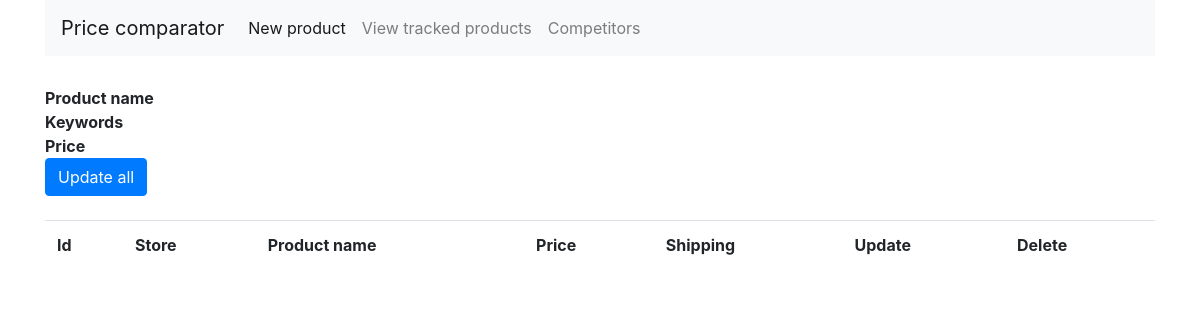
Before: /related_products?search_id=8 with the older database file.
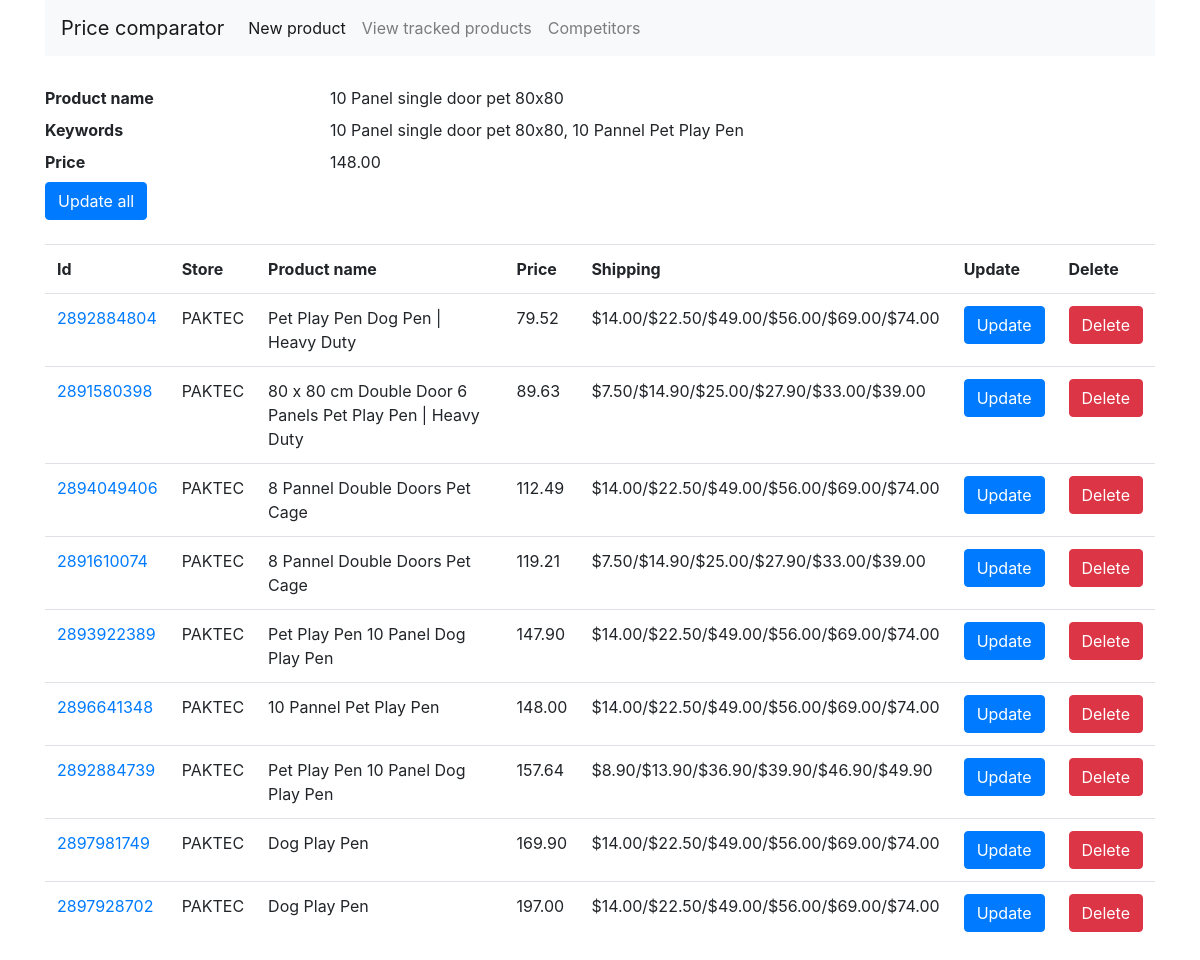
After: the same page with the newer database file.
### app.py (models this page shows)
class Product(db.Model):
	id = db.Column(db.Integer, primary_key=True, autoincrement=True)
	name = db.Column(db.String(200), nullable=False)
	keywords = db.Column(db.String(200), nullable=False)
	price = db.Column(db.Numeric(10,2))
	tacked_items = db.relationship('TrackedItem', backref='product', lazy=True, order_by="TrackedItem.price")

class TrackedItem(db.Model):
	id = db.Column(db.Integer, primary_key=True, autoincrement=True)
	name = db.Column(db.String(200), nullable=False)
	web_id = db.Column(db.String(200), nullable=False)
	seller = db.Column(db.String(200), nullable=False)
	url = db.Column(db.String(1200), nullable=False)
	shipping = db.Column(db.String(1200), nullable=False)
	price = db.Column(db.Numeric(10,2))
	product_id = db.Column(db.Integer, db.ForeignKey('product.id'), nullable=False)

### app.py (the view)
@app.route('/related_products', methods=['GET'])
def search_products():
	sid = request.args.get('search_id')
	search = Product.query.filter_by(id=sid).first()
	return render_template('related_products.html', product=search)

### templates/related_products.html
{% extends "base.html" %}
{% block content %}
	<div>
	<dl class="row">
		<dt class="col-sm-3">Product name </dt>
		<dd class="col-sm-9">{{product.name}}</dd>
		<dt class="col-sm-3">Keywords </dt>
		<dd class="col-sm-9">{{product.keywords}}</dd>
		<dt class="col-sm-3">Price</dt>
		<dd class="col-sm-9"> {{product.price}} </dd>
		<dd class="col-sm-9"><button class="btn btn-primary">Update all</button>  </dd>
	</dl>
	<table class="table">
		<tr>
			<th>Id</th>
		 	<th>Store</th>
			<th>Product name</th>
			<th>Price</th>
			<th>Shipping</th>
			<th>Update</th>
			<th>Delete</th>
		</tr>
		{% for item in product.tacked_items %}
		<tr>
			<td><a href="{{item.url}}"> {{item.web_id}} </a></td>
		 	<td>{{item.seller}}</td>
			<td>{{item.name}}</td>
			<td>{{item.price}}</td>
			<td>{{item.shipping}}</td>
			<td><button class="btn btn-primary">Update</button></td>
			<td><button class="btn btn-danger">Delete</button></td>
		</tr>
	{% endfor %}
	</table>
	</div>
{% endblock %}

Changed rows visible on the page:
added Product: name "10 Panel single door pet 80x80", keywords "10 Panel single door pet 80x80, 10 Pannel Pet Play Pen", price "148.00"
added TrackedItem: web_id "2892884804", seller "PAKTEC", name "Pet Play Pen Dog Pen | Heavy Duty", price "79.52", shipping "$14.00/$22.50/$49.00/$56.00/$69.00/$74.00"
added TrackedItem: web_id "2891580398", seller "PAKTEC", name "80 x 80 cm Double Door 6 Panels Pet Play Pen | Heavy Duty", price "89.63", shipping "$7.50/$14.90/$25.00/$27.90/$33.00/$39.00"
added TrackedItem: web_id "2894049406", seller "PAKTEC", name "8 Pannel Double Doors Pet Cage", price "112.49", shipping "$14.00/$22.50/$49.00/$56.00/$69.00/$74.00"
added TrackedItem: web_id "2891610074", seller "PAKTEC", name "8 Pannel Double Doors Pet Cage", price "119.21", shipping "$7.50/$14.90/$25.00/$27.90/$33.00/$39.00"
added TrackedItem: web_id "2893922389", seller "PAKTEC", name "Pet Play Pen 10 Panel Dog Play Pen", price "147.90", shipping "$14.00/$22.50/$49.00/$56.00/$69.00/$74.00"
added TrackedItem: web_id "2896641348", seller "PAKTEC", name "10 Pannel Pet Play Pen", price "148.00", shipping "$14.00/$22.50/$49.00/$56.00/$69.00/$74.00"
added TrackedItem: web_id "2892884739", seller "PAKTEC", name "Pet Play Pen 10 Panel Dog Play Pen", price "157.64", shipping "$8.90/$13.90/$36.90/$39.90/$46.90/$49.90"
added TrackedItem: web_id "2897981749", seller "PAKTEC", name "Dog Play Pen", price "169.90", shipping "$14.00/$22.50/$49.00/$56.00/$69.00/$74.00"
added TrackedItem: web_id "2897928702", seller "PAKTEC", name "Dog Play Pen", price "197.00", shipping "$14.00/$22.50/$49.00/$56.00/$69.00/$74.00"
